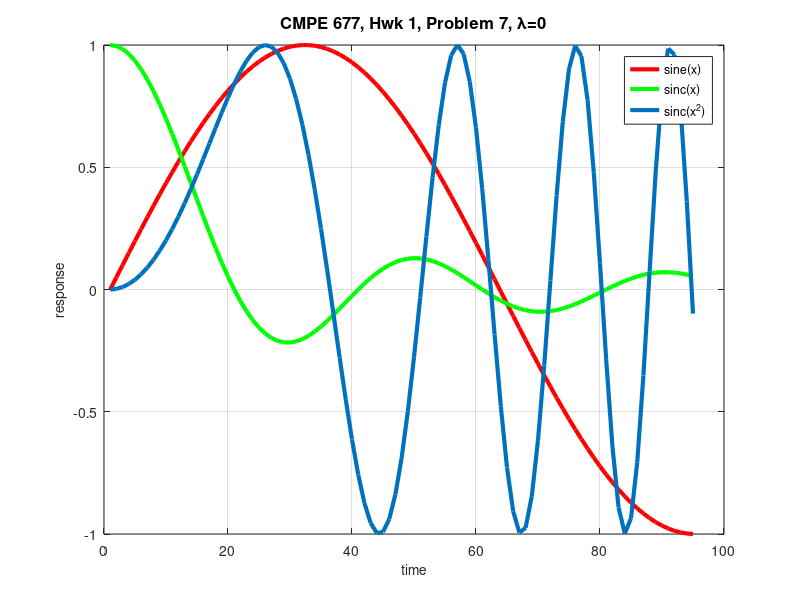
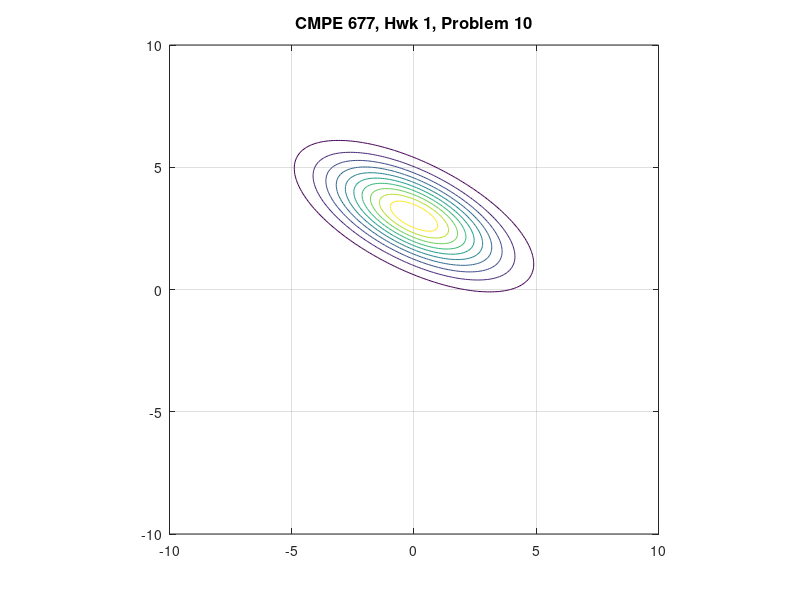
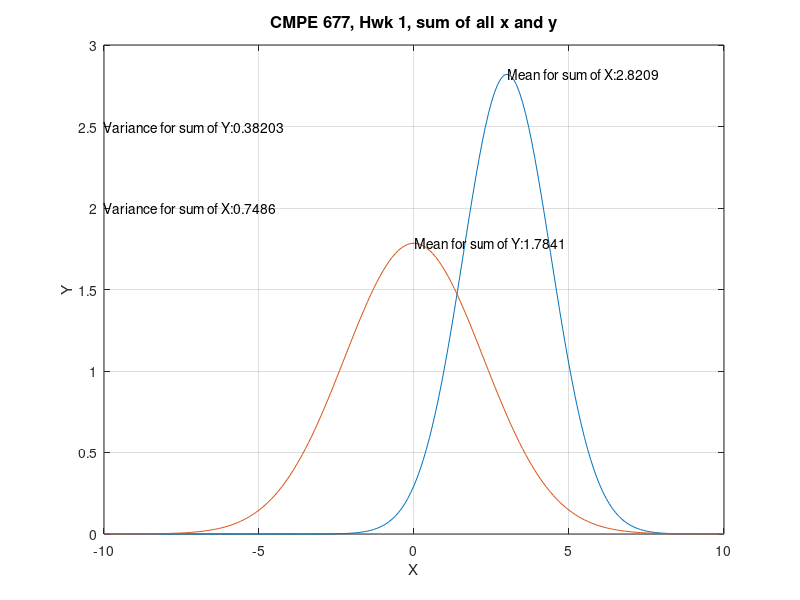
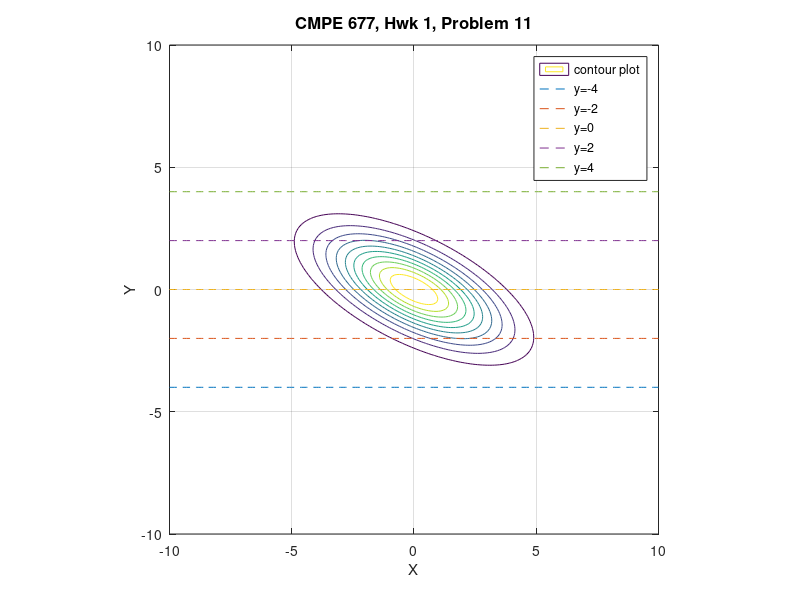

Write the MATLAB code that produced these figures, in order.
% question 1
[1 2 3]'; 
[1; 2; 3];

% question 2
A = [1 2 3; 2 3 4; 3 4 5; 4 5 6];
B = A(:,2:3);
  
% question 3
a = [1 2; 3 4];
b = [2 2; 3 3; 4 4];
c = eye(3);
d = [1 2 3];
e = zeros(3,3);

% a*b'
% c*e
% c.*e
% d*b

% question 4
b = [2 2; 3 3; 4 4];
d =[1 2 3];
f = zeros(2,1);

% b = [d' d'*2]
% b + repmat(f',3,1)

% question 5
ones(4,1)*5;
ones(4,1).*5;
5*ones(1,4)';


% question 6
A = [1 2 3 4 5; 2 3 4 5 6; 3 4 5 6 7; 4 5 6 7 8; 5 6 7 8 9];
B=A(2:4,1:2:5);
B=A(2:4,[1 3 5]);
B=[A(2:4,1) A(2:4,3) A(2:4,5)];

% question 7
x=0:.05:(3/2)*pi;
plot(sin(x),'r','LineWidth',3)
hold on
plot(sinc(x),'g','LineWidth',3)
plot(sin(x.^2),'LineWidth',3)
grid on
% labels
xlabel('time', 'FontSize',10)
ylabel('response', 'FontSize',10)
title('CMPE 677, Hwk 1, Problem 7, \lambda=0','FontSize',12)
legend('sine(x)','sinc(x)','sinc(x^{2})')
print('cmpe677_hwk1_7','-dpng')

% question 8
A = [1 0 -4 8 3; 4 -2 3 3 1];
b = zeros(1,5);
for index = 1:size(A,2)
  if A(1,index) > A(2,index)
    b(index) = A(1,index);
  else
   b(index) = A(2,index);
  end
end
b;

% question 9
[eye(2) zeros(2,1)]*0
eye(2,3)*0
[0 0 0; 0 0 0]

% question 10
figure
hold off
mu=[0 3];
sigma=[5 -2 ;-2 2];
x1 = -10:0.1:10;
x2 = x1;
[X1,X2] = meshgrid(x1,x2);
F = mvnpdf([X1(:) X2(:)], mu,sigma);
F = reshape(F,length(x2),length(x1));
contour(x1,x2,F);
grid on
axis square
title('CMPE 677, Hwk 1, Problem 10','fontsize',12);
print('cmpe677_hwk1_10','-dpng')
% normal distribution
sumX = sum(F,2);
sumY = sum(F,1);
figure
plot(x1,sumX,x2,sumY)
grid on
% labels
title('CMPE 677, Hwk 1, sum of all x and y','fontsize',12)
[meanX,indexX] = max(sumX);
[meanY,indexY] = max(sumY);
varX = var(sumX); varY = var(sumY);
str = strcat('Mean for sum of X: ',num2str(meanX));
text(x1(indexX),meanX,str)
str = strcat('Mean for sum of Y: ',num2str(meanY));
text(x2(indexY),meanY,str)
str = strcat('Variance for sum of X: ',num2str(varX));
text(-10,2,str)
str = strcat('Variance for sum of Y: ',num2str(varY));
text(-10,2.5,str)
xlabel('X'); ylabel('Y');
print('cmpe677_hwk1_10_normal_distribution','-dpng')

% question 11
figure
mu=[0 0];
sigma=[5 -2 ;-2 2];
x1 = -10:0.1:10;
x2 = x1;
[X1,X2] = meshgrid(x1,x2);
F = mvnpdf([X1(:) X2(:)], mu,sigma);
F = reshape(F,length(x2),length(x1));
contour(x1,x2,F);
xlabel('X'); ylabel('Y');
grid on
axis square
title('CMPE 677, Hwk 1, Problem 11','fontsize',12);
hold on
for y=-4:2:4
    plot(x1,ones(size(x1)).*y,'--')
end
legend('contour plot','y=-4','y=-2','y=0','y=2','y=4')
print('cmpe677_hwk1_11_contour','-dpng')
% normal distribution
figure
hold on
for y=-4:2:4
  row = size(-10:0.1:y,2);
  plot(x1,F(row,:),'LineWidth',2)
end
grid on
xlabel('X'); ylabel('Y');
title('CMPE 677, Hwk 1, Problem 11','fontsize',12)
legend('trace y=-4','trace y=-2','trace y=0','trace y=2','trace y=4')
print('cmpe677_hwk1_11_normal_distribution','-dpng')